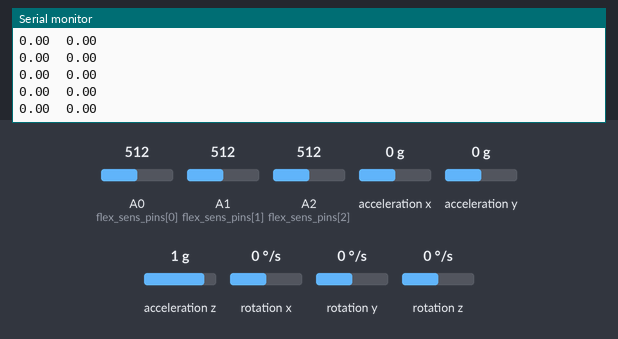
Recording of a sketch running on a simulated Arduino Nano RP2040 Connect. Parts: the last lines printed to the serial monitor. The inputs (shaded band) are chosen by the test bench; at power-on: A1 (flex_sens_pins[1]) = 512, A0 (flex_sens_pins[0]) = 512, A2 (flex_sens_pins[2]) = 512, acceleration x 0 g, acceleration y 0 g, acceleration z 1 g, rotation x 0 °/s, rotation y 0 °/s, rotation z 0 °/s. WiFi joins after 1.5 s; servers stay silent unless stated.

Above: at 3.5 s.
3.6 s: A1 (flex_sens_pins[1]) set to 716
At 5.0 s:
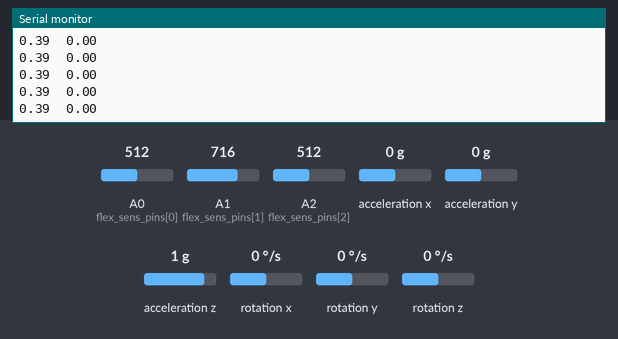
5.1 s: A1 (flex_sens_pins[1]) set to 306
At 7.2 s:
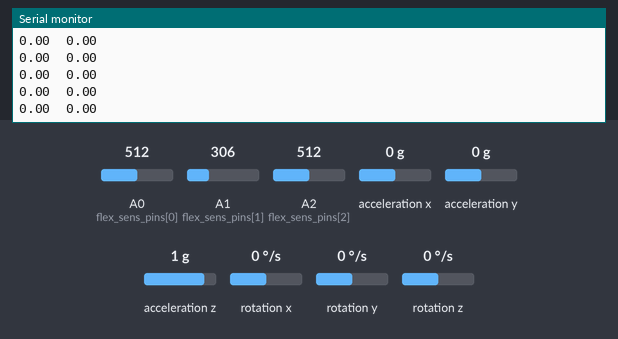
Timing chart, 0 to 8.7 s (numbered marks = the images above; inputs shaded):
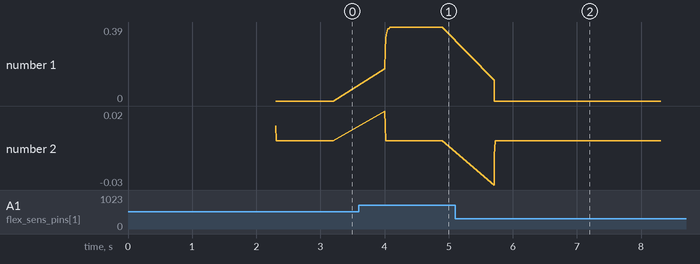

The sketch:

MIDI_sender.ino
```cpp
#include <Arduino_LSM6DSOX.h>
#include <MadgwickAHRS.h>
#include <Math.h>
#include <WiFiNINA.h>

// WiFi settings:
char ssid[] = "...";           // name of your WiFi network
char pass[] = "...";           // password of your WiFi network
char server[] = "...";         // IP address of the laptop

const int n_clients = 4;
int ports[n_clients] = { 12345, 12346, 12347, 12348 };  // port on which the server listens
WiFiClient clients[n_clients];

// flex sensor settings
const float R = 15000;
const float Vin = 3.3;
// flex sensor pins
const int n_flex_sensors = 3;
const int flex_sens_pins[n_flex_sensors] = { A0, A1, A2 };

// for the flex sensor normalizations
const float R_flex_limits[n_flex_sensors][2] = {  { 14639, 43565 },    //pollice
                                                  { 16128, 64477 },    //indice
                                                  { 16309, 69587 } };  //medio

const float R_flex_vel_limits[n_flex_sensors][2] = { { -331080, 331080 },    //pollice
                                                     { -699100, 699100 },    //indice
                                                     { -777320, 777320 } };  //medio

// variables for the flex sensors elaboration
long times_prec[n_flex_sensors] = { 0, 0, 0 };
//
float R_flex[n_flex_sensors] = { 0, 0, 0 };
float R_flex_filtered[n_flex_sensors] = { 0, 0, 0 };
float R_flex_norms_filtered[n_flex_sensors] = { 0, 0, 0 };
float R_flex_prec[n_flex_sensors] = { 0, 0, 0 };
float R_flex_filtered_prec[n_flex_sensors] = { 0, 0, 0 };
//
float R_flex_vel[n_flex_sensors] = { 0, 0, 0 };
float R_flex_vel_filtered[n_flex_sensors] = { 0, 0, 0 };
float R_flex_vel_norms_filtered[n_flex_sensors] = { 0, 0, 0 };
float R_flex_vel_filtered_prec[n_flex_sensors] = { 0, 0, 0 };
//
float a = exp(-2.*3.14*10.*0.01);  // z=a -> s=ln(a)/Tc polo del low pass filter di R_flex
float b = exp(-2.*3.14*15.*0.01);  // z=b -> s=ln(b)/Tc polo del low pass filter di R_flex_vel

// midi settings
int channel_index = 0;
const int n_instruments = 3;
int channels[n_instruments] = { 9, 0, 1 };  // each channel corresponds to an instrument
int notes[n_instruments][6] = { { 46, 39, 36, 45, 47, 50 },
                                { 58, 61, 63, 66, 68, 70 },
                                { 76, 75, 71, 74, 72, 69 } };

// change instrument
float threshold_change_on = 0.1;
float threshold_change_off = 0.3;
bool flag_change = false;

// note on for each finger
float threshold_on = 0.65;
float threshold_off = 0.5;
bool flags[n_flex_sensors] = { false, false, false };

// note on for right roll
float threshold_roll_on = 35;
float threshold_roll_off = 30;
bool flag_roll = false;

// note on for up pitch
float threshold_pitch_up_on = 25;
float threshold_pitch_up_off = 20;
bool flag_pitch_up = false;

// note on for down pitch
float threshold_pitch_down_on = -20;
float threshold_pitch_down_off = -15;
bool flag_pitch_down = false;

// IMU variables
float rollFilteredOld;
float pitchFilteredOld;
Madgwick filter;
const float sensorRate = 104.00;

// variables for the calculation of the cycle time
int Tc = 10000;  // in micros
long t_prec = 0;


void setup() {

  for (int i = 0; i < n_flex_sensors; i++) {
    pinMode(flex_sens_pins[i], INPUT);
  }

  Serial.begin(115200);

  //Serial.print("Connecting to ");
  //Serial.println(ssid);
  while (WiFi.begin(ssid, pass) != WL_CONNECTED) {
    delay(5000);
    //Serial.print("Connecting to WiFi... ");
  }
  //Serial.println("Connected to WiFi");
  //Serial.print("IP address: ");
  //Serial.println(WiFi.localIP());

  for (int i = 0; i < n_clients; i++) {
    connectToServer(i);
  }

  if (!IMU.begin()) {
    //Serial.println("Failed to initialize IMU!");
    while (1)
      ;
  }
  filter.begin(sensorRate);
  //Serial.println("Setup complete!");
}


void loop() {
  while (micros() - t_prec < Tc) {
  }
  //Serial.println(micros() - t_prec);
  t_prec = micros();

  for (int i = 0; i < n_clients; i++) {
    if (!clients[i].connected()) {
      //Serial.println("Disconnected from server, attempting to reconnect...");
      connectToServer(i);
    }
  }

  float xAcc, yAcc, zAcc;
  float xGyro, yGyro, zGyro;
  float roll, pitch, heading;
  if (IMU.accelerationAvailable() && IMU.gyroscopeAvailable()) {
    IMU.readAcceleration(xAcc, yAcc, zAcc);
    IMU.readGyroscope(xGyro, yGyro, zGyro);

    filter.updateIMU(xGyro, yGyro, zGyro, xAcc, yAcc, zAcc);

    roll = filter.getRoll();
    pitch = -filter.getPitch();
    float rollFiltered = 0.7 * roll + 0.3 * rollFilteredOld;     // low pass filter
    float pitchFiltered = 0.7 * pitch + 0.3 * pitchFilteredOld;  // low pass filter

    if (rollFiltered >= threshold_roll_on && flag_roll == false) {
      //Serial.println("roll");
      //construct and send midi message
      String midiMessage = numbers2midi(0x90 + channels[channel_index], notes[channel_index][3], 127);
      sendData(midiMessage, 3);
      flag_roll = true;

    } else if (rollFiltered < threshold_roll_off && flag_roll == true) {
      flag_roll = false;
    }

    if (pitchFiltered >= threshold_pitch_up_on && flag_pitch_up == false) {
      //Serial.println("pitch_up");
      //construct and send midi message
      String midiMessage = numbers2midi(0x90 + channels[channel_index], notes[channel_index][4], 127);
      sendData(midiMessage, 3);
      flag_pitch_up = true;

    } else if (pitchFiltered < threshold_pitch_up_off && flag_pitch_up == true) {
      flag_pitch_up = false;
    }

    if (pitchFiltered <= threshold_pitch_down_on && flag_pitch_down == false) {
      //Serial.println("pitch_down");
      //construct and send midi message
      String midiMessage = numbers2midi(0x90 + channels[channel_index], notes[channel_index][5], 127);
      sendData(midiMessage, 3);
      flag_pitch_down = true;

    } else if (pitchFiltered > threshold_pitch_down_off && flag_pitch_down == true) {
      flag_pitch_down = false;
    }

    //Serial.println(String(rollFiltered) + " " + String(pitchFiltered) + " " + String(flag_pitch_down * 100));

    rollFilteredOld = rollFiltered;
    pitchFilteredOld = pitchFiltered;
  }

  for (int i = 0; i < n_flex_sensors; i++) {
    float Vout = analogRead(flex_sens_pins[i]) * 3.3 / 1024.;
    long dt = micros() - times_prec[i];
    times_prec[i] = micros();

    // calculation of the finger flexion
    R_flex[i] = R * float(Vout) / float(Vin - Vout);
    // apply the filter on R_flex->[filter]->R_flex_filtered
    R_flex_filtered[i] = a * R_flex_filtered_prec[i] + (1 - a) * R_flex[i];
    // do the normalization of the R_flex_filtered
    R_flex_norms_filtered[i] = map(R_flex_filtered[i], R_flex_limits[i][0], R_flex_limits[i][1], 0, 1);
    //R_flex_norms_filtered[i] = (R_flex[i] - R_flex_limits[i][0]) / (R_flex_limits[i][1] - R_flex_limits[i][0]);

    // apply the derivation R_flex->[(z-1)/z]->R_flex_vel
    R_flex_vel[i] = (R_flex[i] - R_flex_prec[i]) * 1000000. / dt;
    // apply the filter on R_flex_vel->[filter]->R_flex_vel_filtered
    R_flex_vel_filtered[i] = b * R_flex_vel_filtered_prec[i] + (1 - b) * R_flex_vel[i];
    // do the normalization of the R_flex_vel_filtered
    R_flex_vel_norms_filtered[i] = map(R_flex_vel_filtered[i], R_flex_vel_limits[i][0], R_flex_vel_limits[i][1], -1, 1);
    //R_flex_vel_norms_filtered[i] = (R_flex_vel_filtered[i] - R_flex_vel_limits[i][0]) / (R_flex_vel_limits[i][1] - R_flex_vel_limits[i][0]);


    if (R_flex_norms_filtered[i] >= threshold_on && flags[i] == false) {
      //construct and send the midi message
      int status = 0x90 + channels[channel_index];
      int note = notes[channel_index][i];
      int vel = map(R_flex_vel_filtered[i], R_flex_vel_limits[i][0], R_flex_vel_limits[i][1], 20, 127);
      String midiMessage = numbers2midi(status, note, vel);
      sendData(midiMessage, i);
      flags[i] = true;

    } else if (R_flex_norms_filtered[i] < threshold_off && flags[i] == true) {
      flags[i] = false;
    }

    // update for the new iteration
    R_flex_prec[i] = R_flex[i];
    R_flex_filtered_prec[i] = R_flex_filtered[i];
    R_flex_vel_filtered_prec[i] = R_flex_vel_filtered[i];
  }

  if (R_flex_norms_filtered[0] <= threshold_change_on && R_flex_norms_filtered[1] <= threshold_change_on && R_flex_norms_filtered[2] <= threshold_change_on && flag_change == false) {
    // change the instrument
    //Serial.println("cambio strumento");
    channel_index = (channel_index + 1) % n_instruments;
    String confirmNote = numbers2midi(0x9F, 60, 100);  // canale 15 dedicato ai feedback
    sendData(confirmNote, 0);
    flag_change = true;
  } else if ((R_flex_norms_filtered[0] > threshold_change_off || R_flex_norms_filtered[1] > threshold_change_off || R_flex_norms_filtered[2] > threshold_change_off) && flag_change == true) {
    flag_change = false;
  }

  Serial.print(R_flex_norms_filtered[1]);
  Serial.print("  ");
  Serial.println(R_flex_vel_norms_filtered[1]);
}

float map(float x, float in_min, float in_max, float out_min, float out_max) {
  float y = (x - in_min) * (out_max - out_min) / (in_max - in_min) + out_min;
  return sat(y, out_min, out_max);
}

float sat(float a, float min, float max) {
  if (a > max) return max;
  if (a < min) return min;
  return a;
}

String numbers2midi(int status, int note, int vel) {
  return String(status) + ";" + String(note) + ";" + String(vel) + "[";
}

void connectToServer(int i) {
  //Serial.print("Connecting to server " + String(i));
  while (!clients[i].connect(server, ports[i])) {
    //Serial.print("Connecting to server " + String(i));
    delay(1000);  // Riprova ogni 5 secondi
  }
  //Serial.println("Connected to server");
}

void sendData(String data, int i) {
  if (clients[i].connected()) {
    clients[i].print(data);
    //Serial.println(data);
  } else {
    //Serial.println("Failed to send data: Not connected to server");
  }
}
```

Measured:
- after the input at 3.6 s, the serial monitor: prints a new line after 0.41 s (image 1)
- after the input at 5.1 s, the serial monitor: prints a new line after 0.61 s (image 2)
- plotted number 1: 0 → 0.39 after the input at 3.6 s
